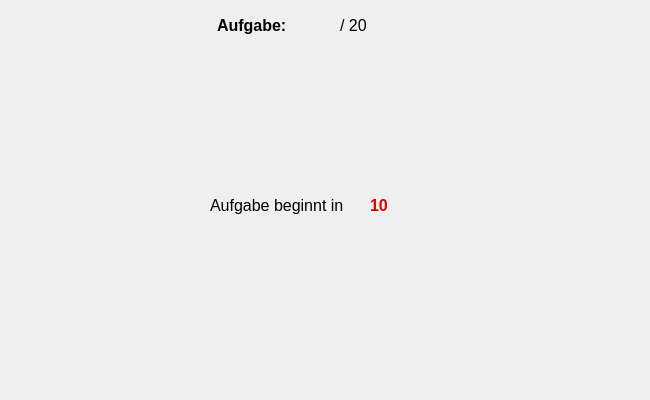
<?xml version="1.0" encoding="UTF-8"?>
<ui version="4.0">
 <class>Form</class>
 <widget class="QWidget" name="Form">
  <property name="geometry">
   <rect>
    <x>0</x>
    <y>0</y>
    <width>650</width>
    <height>400</height>
   </rect>
  </property>
  <property name="minimumSize">
   <size>
    <width>650</width>
    <height>400</height>
   </size>
  </property>
  <property name="maximumSize">
   <size>
    <width>650</width>
    <height>400</height>
   </size>
  </property>
  <property name="windowTitle">
   <string>Studie</string>
  </property>
  <property name="locale">
   <locale language="German" country="Germany"/>
  </property>
  <widget class="QLabel" name="countdown_label">
   <property name="geometry">
    <rect>
     <x>210</x>
     <y>190</y>
     <width>151</width>
     <height>31</height>
    </rect>
   </property>
   <property name="text">
    <string>&lt;html&gt;&lt;head/&gt;&lt;body&gt;&lt;p&gt;&lt;span style=&quot; font-size:12pt;&quot;&gt;Aufgabe beginnt in &lt;/span&gt;&lt;/p&gt;&lt;/body&gt;&lt;/html&gt;</string>
   </property>
  </widget>
  <widget class="QLabel" name="task_description">
   <property name="geometry">
    <rect>
     <x>40</x>
     <y>80</y>
     <width>561</width>
     <height>41</height>
    </rect>
   </property>
   <property name="text">
    <string/>
   </property>
  </widget>
  <widget class="QLabel" name="task_label">
   <property name="geometry">
    <rect>
     <x>217</x>
     <y>10</y>
     <width>81</width>
     <height>31</height>
    </rect>
   </property>
   <property name="text">
    <string>&lt;html&gt;&lt;head/&gt;&lt;body&gt;&lt;p&gt;&lt;span style=&quot; font-size:12pt; font-weight:600;&quot;&gt;Aufgabe:&lt;/span&gt;&lt;/p&gt;&lt;/body&gt;&lt;/html&gt;</string>
   </property>
  </widget>
  <widget class="QLabel" name="trial_number">
   <property name="geometry">
    <rect>
     <x>310</x>
     <y>10</y>
     <width>31</width>
     <height>31</height>
    </rect>
   </property>
   <property name="text">
    <string>&lt;html&gt;&lt;head/&gt;&lt;body&gt;&lt;p&gt;&lt;br/&gt;&lt;/p&gt;&lt;/body&gt;&lt;/html&gt;</string>
   </property>
  </widget>
  <widget class="QLabel" name="trials_overall_number">
   <property name="geometry">
    <rect>
     <x>340</x>
     <y>10</y>
     <width>41</width>
     <height>31</height>
    </rect>
   </property>
   <property name="text">
    <string>&lt;html&gt;&lt;head/&gt;&lt;body&gt;&lt;p&gt;&lt;span style=&quot; font-size:12pt;&quot;&gt;/ 20&lt;/span&gt;&lt;/p&gt;&lt;/body&gt;&lt;/html&gt;</string>
   </property>
  </widget>
  <widget class="QLabel" name="countdown_num">
   <property name="geometry">
    <rect>
     <x>370</x>
     <y>190</y>
     <width>58</width>
     <height>31</height>
    </rect>
   </property>
   <property name="text">
    <string>&lt;html&gt;&lt;head/&gt;&lt;body&gt;&lt;p&gt;&lt;span style=&quot; font-size:12pt; font-weight:600; color:#da0000;&quot;&gt;10&lt;/span&gt;&lt;/p&gt;&lt;/body&gt;&lt;/html&gt;</string>
   </property>
  </widget>
 </widget>
 <resources/>
 <connections/>
</ui>
